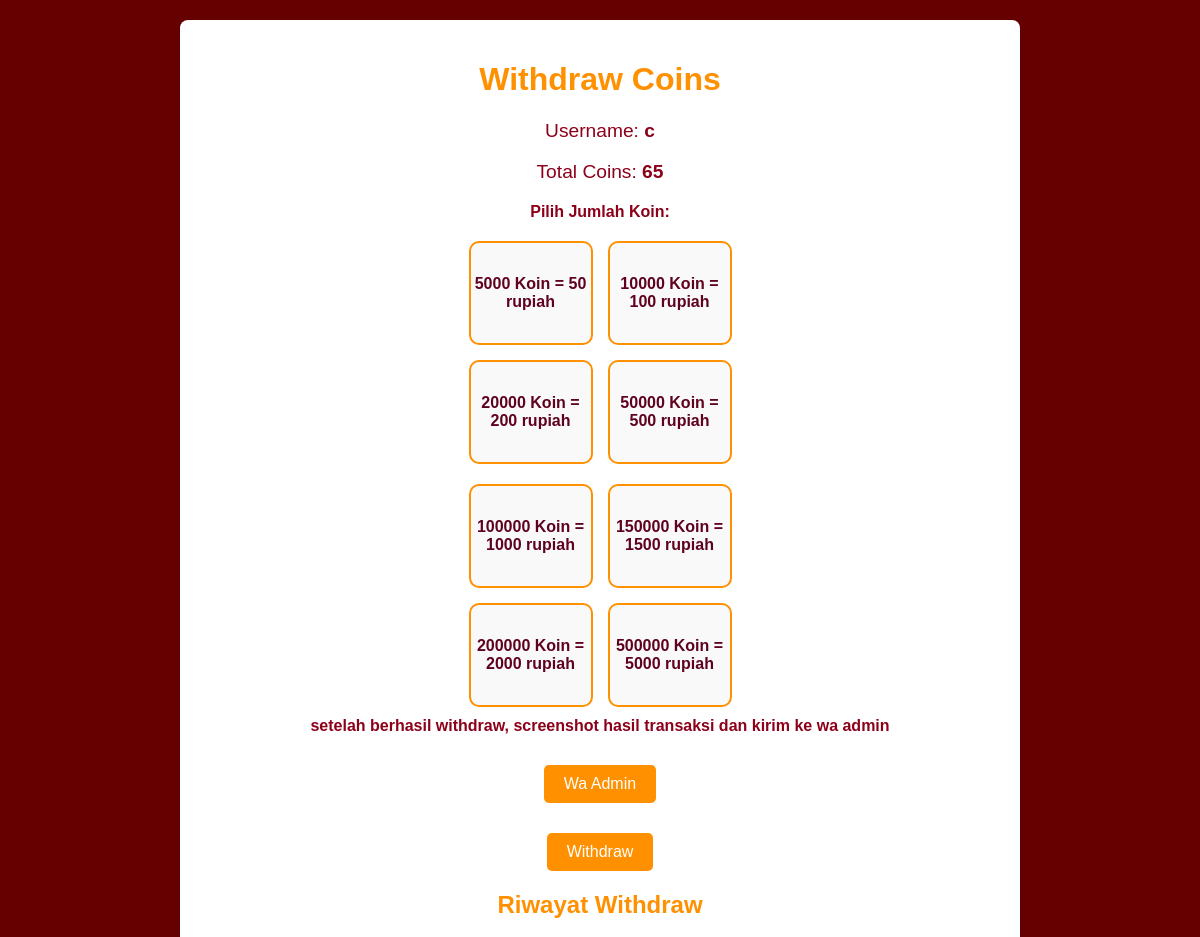
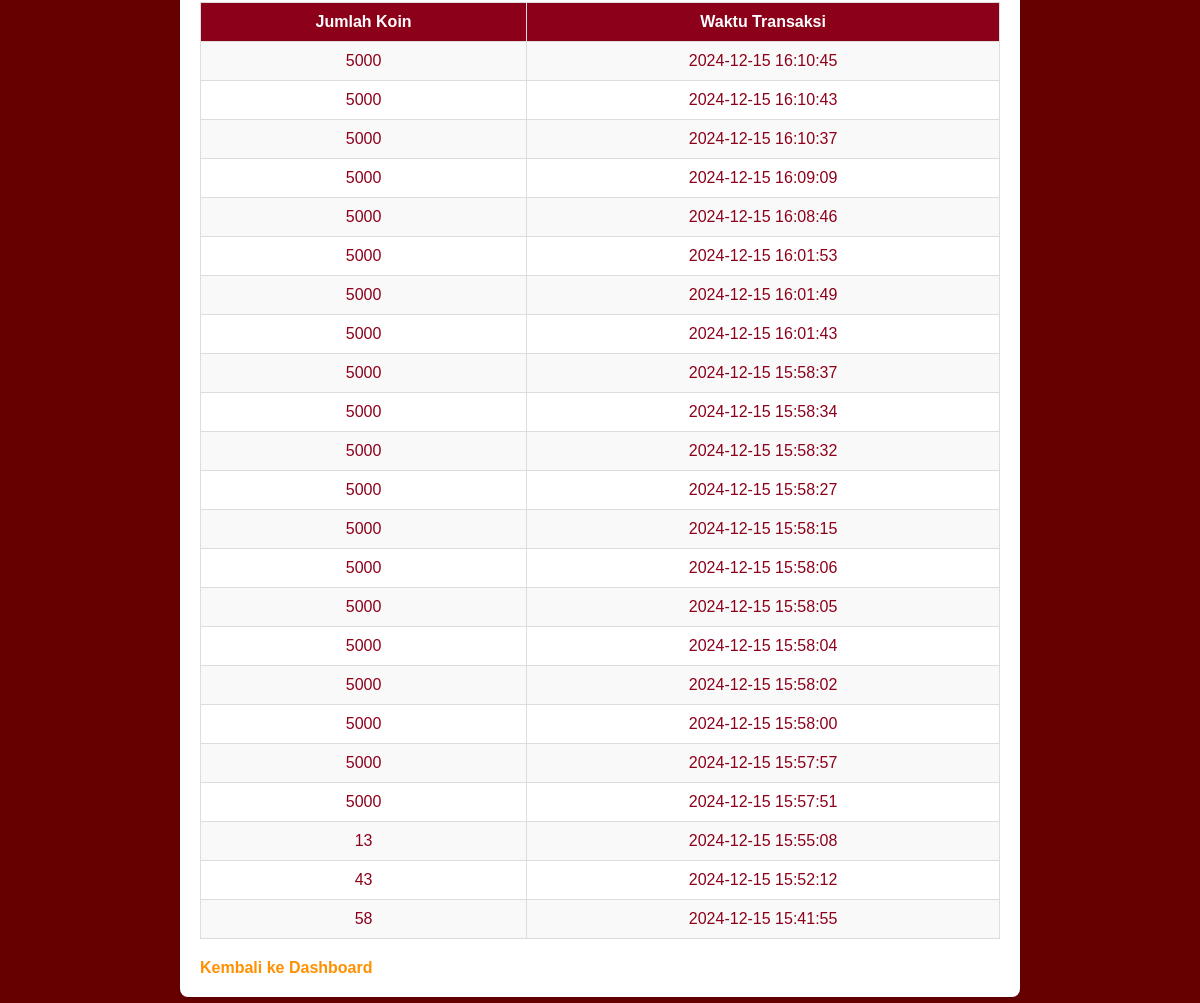
/withdraw (signed in), run on the app's committed database (2 pictures, top to bottom).
### tables this page shows
CREATE TABLE withdraw_history (
                            id INTEGER PRIMARY KEY AUTOINCREMENT,
                            user_id INTEGER NOT NULL,
                            username TEXT NOT NULL,
                            coin_amount INTEGER NOT NULL,
                            created_at TIMESTAMP DEFAULT CURRENT_TIMESTAMP);

### app.py (the view, shortened to what this page needs)
@app.route('/withdraw', methods=['GET', 'POST'])
def withdraw():
    if 'user_id' not in session:
        return redirect(url_for('login'))
    allowed_values = [5000, 10000, 20000, 50000]  # Daftar nilai yang diperbolehkan
    with sqlite3.connect('game_lomba_lari.db') as conn:
        cursor = conn.cursor()
        cursor.execute('SELECT coins FROM users WHERE id = ?', (session['user_id'],))
        user_data = cursor.fetchone()
        if user_data is None:
            flash('Pengguna tidak ditemukan.', 'error')
            return redirect(url_for('login'))
        total_coins = user_data[0]  # Ambil total koin
        cursor.execute('SELECT coin_amount, created_at FROM withdraw_history WHERE user_id = ? ORDER BY created_at DESC',
                       (session['user_id'],))
        withdraw_history = cursor.fetchall()
    return render_template(
        'withdraw.html',
        username=session['username'],
        total_coins=total_coins,
        withdraw_history=withdraw_history
    )

### templates/withdraw.html (shortened to what this page needs)
<!DOCTYPE html>
<html lang="en">
<head>
</head>
<body>
    <div class="container">
        <h1>Withdraw Coins</h1>
        <div class="info">
            <p>Username: <strong>{{ username }}</strong></p>
            <p>Total Coins: <strong>{{ total_coins }}</strong></p>
        </div>
        <form method="POST" class="coin-selection" id="withdrawForm">
            <label for="coin_amount">Pilih Jumlah Koin:</label>
            <div class="coin-options">
                <div class="coin-box">
                    <label for="5000">5000 Koin = 50 rupiah</label>
                </div>
                <div class="coin-box">
                    <label for="10000">10000 Koin = 100 rupiah</label>
                </div>
                <div class="coin-box">
                    <label for="20000">20000 Koin = 200 rupiah</label>
                </div>
                <div class="coin-box">
                    <label for="50000">50000 Koin = 500 rupiah</label>
                </div>
            </div>
            <div class="coin-options">
                <div class="coin-box">
                    <label for="100000">100000 Koin = 1000 rupiah</label>
                </div>
                <div class="coin-box">
                    <label for="150000">150000 Koin = 1500 rupiah</label>
                </div>
                <div class="coin-box">
                    <label for="200000">200000 Koin = 2000 rupiah</label>
                </div>
                <div class="coin-box">
                    <label for="500000">500000 Koin = 5000 rupiah</label>
                </div>
            </div>
                                <label for="500000">setelah berhasil withdraw, screenshot hasil transaksi dan kirim ke wa admin </label>
            <a href="https://wa.me/yournumber?text=Masukkan%20kode%20atau%20pesan%20disini" target="_blank">
    <button type="button" class="popup-button">Wa Admin </button>
</a>
            <button type="submit">Withdraw</button>
        </form>
        <h2>Riwayat Withdraw</h2>
        <table>
            <thead>
                <tr>
                    <th>Jumlah Koin</th>
                    <th>Waktu Transaksi</th>
                </tr>
            </thead>
            <tbody>
                {% for history in withdraw_history %}
                <tr>
                    <td>{{ history[0] }}</td>
                    <td>{{ history[1] }}</td>
                </tr>
                {% endfor %}
            </tbody>
        </table>
        <a href="{{ url_for('dashboard') }}">Kembali ke Dashboard</a>
    </div>
</body>
</html>

### templates/withdraw.html (style rules this page uses)
body { font-family: Arial, sans-serif; margin: 0; padding: 0; background: #660000; color: #333; }
h1, h2 { text-align: center; color: #FF9000; }
.container { width: 80%; max-width: 800px; margin: 20px auto; color: #8C001A; background: #fff; border-radius: 8px; box-shadow: 0 2px 5px rgba(0, 0, 0, 0.1); padding: 20px; }
.info { margin-bottom: 20px; text-align: center; font-size: 1.2em; }
form { display: flex; flex-direction: column; align-items: center; gap: 10px; }
form label { font-weight: bold; color: #8C001A; }
form button { padding: 10px 20px; font-size: 1em; background: #FF9000; color: white; border: none; border-radius: 5px; cursor: pointer; transition: background 0.3s ease; }
table { width: 100%; border-collapse: collapse; margin-top: 20px; }
table thead { background: #8C001A; color: white; }
table th, table td { padding: 10px; border: 1px solid #ddd; text-align: center; }
table tbody tr:nth-child(odd) { background: #f9f9f9; }
a { display: inline-block; text-align: center; margin-top: 20px; text-decoration: none; color: #FF9000; font-weight: bold; transition: color 0.3s ease; }
.coin-selection { display: flex; flex-direction: column; align-items: center; margin-top: 20px; }
.coin-options { display: grid; grid-template-columns: 1fr 1fr; gap: 15px; justify-items: center; margin-top: 10px; }
.coin-box { display: flex; flex-direction: column; align-items: center; justify-content: center; width: 120px; height: 100px; border: 2px solid #FF9000; border-radius: 10px; background-color: #f9f9f9; cursor: pointer; transition: background-color 0.3s, transform 0.2s; text-align: center; font-size: 1em; font-weight: bold; }
.coin-box label { cursor: pointer; color: #5F021F; }
button[type="submit"] { padding: 10px 20px; font-size: 1em; background: #FF9000; color: white; border: none; border-radius: 5px; cursor: pointer; transition: background 0.3s ease, transform 0.2s; margin-top: 20px; }
.popup-button { padding: 10px 20px; background: #FF9000; color: white; border: none; border-radius: 5px; cursor: pointer; }

### data on the page
withdraw_history: coin_amount "5000", created_at "2024-12-15 16:10:45"
withdraw_history: coin_amount "5000", created_at "2024-12-15 16:10:43"
withdraw_history: coin_amount "5000", created_at "2024-12-15 16:10:37"
withdraw_history: coin_amount "5000", created_at "2024-12-15 16:09:09"
withdraw_history: coin_amount "5000", created_at "2024-12-15 16:08:46"
withdraw_history: coin_amount "5000", created_at "2024-12-15 16:01:53"
withdraw_history: coin_amount "5000", created_at "2024-12-15 16:01:49"
withdraw_history: coin_amount "5000", created_at "2024-12-15 16:01:43"
withdraw_history: coin_amount "5000", created_at "2024-12-15 15:58:37"
withdraw_history: coin_amount "5000", created_at "2024-12-15 15:58:34"
withdraw_history: coin_amount "5000", created_at "2024-12-15 15:58:32"
withdraw_history: coin_amount "5000", created_at "2024-12-15 15:58:27"
withdraw_history: coin_amount "5000", created_at "2024-12-15 15:58:15"
withdraw_history: coin_amount "5000", created_at "2024-12-15 15:58:06"
withdraw_history: coin_amount "5000", created_at "2024-12-15 15:58:05"
withdraw_history: coin_amount "5000", created_at "2024-12-15 15:58:04"
withdraw_history: coin_amount "5000", created_at "2024-12-15 15:58:02"
withdraw_history: coin_amount "5000", created_at "2024-12-15 15:58:00"
withdraw_history: coin_amount "5000", created_at "2024-12-15 15:57:57"
withdraw_history: coin_amount "5000", created_at "2024-12-15 15:57:51"
withdraw_history: coin_amount "13", created_at "2024-12-15 15:55:08"
withdraw_history: coin_amount "43", created_at "2024-12-15 15:52:12"
withdraw_history: coin_amount "58", created_at "2024-12-15 15:41:55"

### other printed values
{{ username }} "c"
{{ total_coins }} "65"
